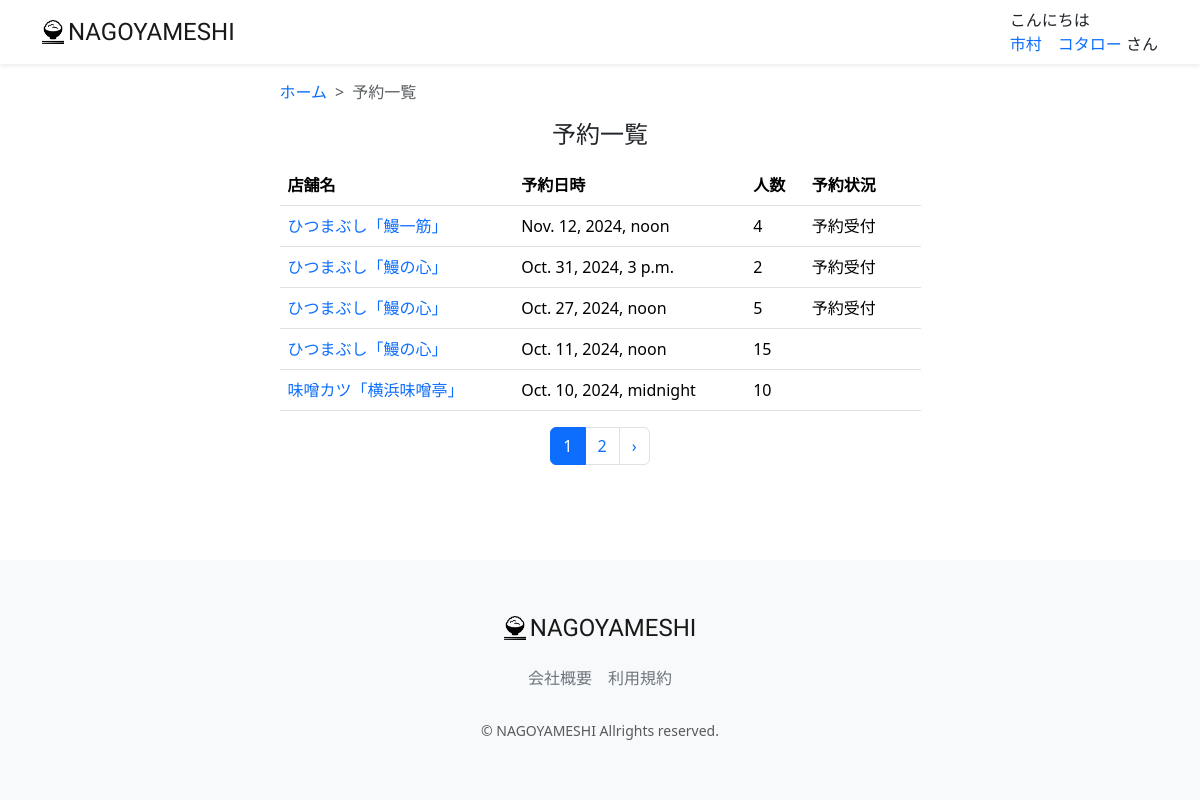
The app's page /reservation-list/ (signed in), older data.
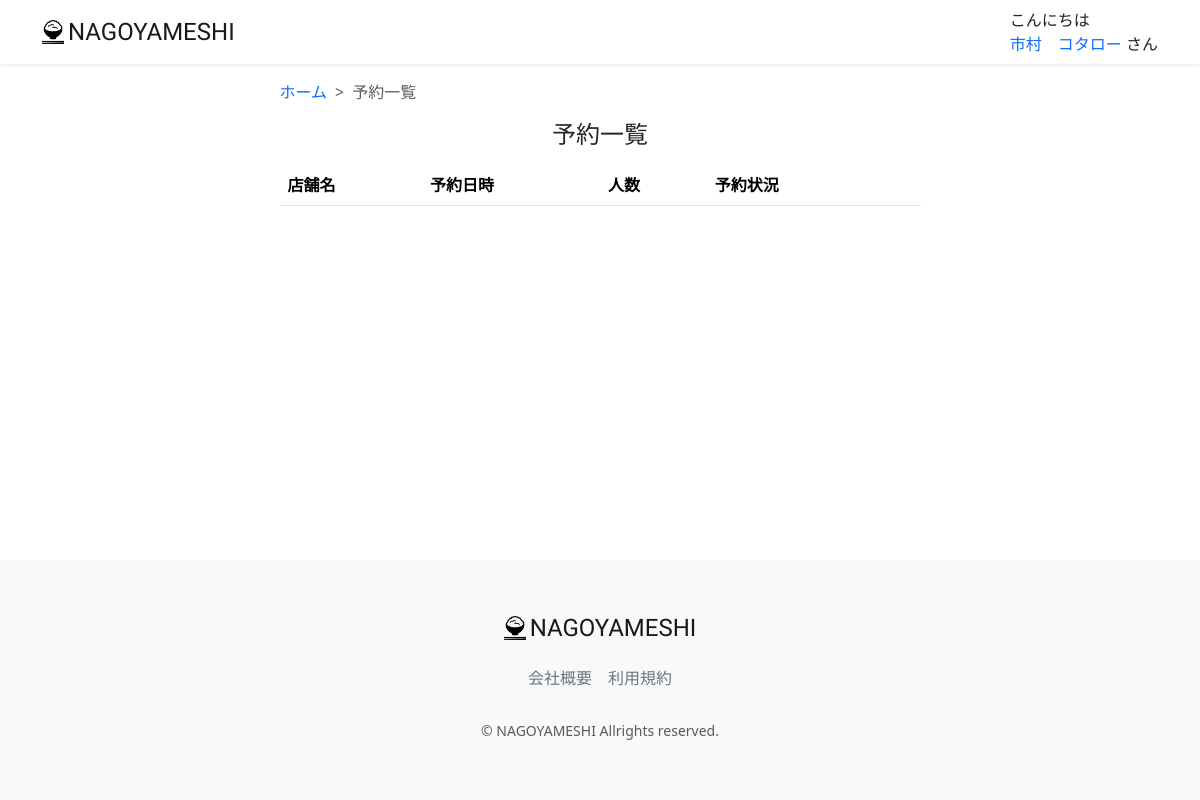
The same page, newer data.
### restaurant/models.py (models this page shows, shortened)
class Reservation(models.Model):
    STATUS_TYPES = (
        ("予約受付","予約受付"),
        ("予約完了","予約完了"),
        ("予約取消","予約取消"),
    )
    restaurant = models.ForeignKey(Restaurant, verbose_name="店名", on_delete=models.PROTECT)
    user = models.ForeignKey(CustomUser, verbose_name="会員氏名", on_delete=models.PROTECT)
    reservation_date = models.DateTimeField("予約日", auto_now_add=False, blank=True, null=True)
    reservation_time = models.TimeField("時刻", auto_now_add=False, default='18:00', blank=True, null=True)
    number_of_people = models.PositiveIntegerField("人数", blank=True, null=True)
    status = models.CharField("予約ステータス", max_length=50, choices=STATUS_TYPES, blank=True)
    created_at = models.DateTimeField("登録日", auto_now_add=True)
    updated_at = models.DateTimeField("更新日", auto_now=True)
    deleted_at = models.DateTimeField("削除日", auto_now=True)
    class Meta:
        verbose_name_plural = "Reservation"
        constraints = [
            models.UniqueConstraint(fields=['restaurant', 'user', 'reservation_date'], name='unique_reservation')
        ]

class Restaurant(models.Model):
    name = models.CharField("店名",max_length=200, blank=False, null=False)
    description = models.CharField(verbose_name='説明', max_length=200, blank=True, null=True)
    postal_code_regex = RegexValidator(regex=r'^[0-9]+$', message = ("Postal Code must be entered in the format: '1234567'. Up to 7 digits allowed."))
    postal_code = models.CharField(validators=[postal_code_regex], max_length=7, verbose_name='郵便番号', blank=False, null=False)
    address = models.CharField("住所", max_length=200)
    tel_number_regex = RegexValidator(regex=r'^[0-9]+$', message = ("Tel Number must be entered in the format: '09012345678'. Up to 15 digits allowed."))
    tel_number = models.CharField(validators=[tel_number_regex], max_length=15, verbose_name='電話番号', blank=False, null=False)
    e_mail = models.EmailField("E-Mail", blank=True, null=True)
    url = models.URLField("店舗URL", blank=True, null=True)
    price_max = models.PositiveIntegerField("予算上限", blank=True, null=True)
    price_min = models.PositiveIntegerField("予算下限", blank=True, null=True)
    rate = models.FloatField(verbose_name="レート", default=0.0)
    min_varidator = MinValueValidator(0)
    max_varidator = MaxValueValidator(1000)
    seats_number = models.IntegerField("席数", blank=True, null=True, validators=[min_varidator, max_varidator])
    close_day_of_week = models.CharField("定休日", max_length=50, blank=True, null=True)
    category = models.ForeignKey(Category, on_delete=models.PROTECT, blank=True, null=True)
    photo = models.ImageField(verbose_name='写真', blank=True, null=True)
    created_at = models.DateTimeField("登録日", auto_now_add=True)
    updated_at = models.DateTimeField("更新日", auto_now_add=True)
    deleted_at = models.DateTimeField("削除日", auto_now_add=True)
    class Meta:
        verbose_name_plural = "Restaurant"
        constraints = [
            models.UniqueConstraint(fields=['name', 'postal_code'], name='unique_restaurant')
        ]

### restaurant/views.py (the view)
# urls.py: path("reservation-list/", views.ReservationListView.as_view(), name="reservation_list"),
class ReservationListView(generic.ListView):
    model = models.Reservation
    template_name = 'reservation/reservation_list.html'
    paginate_by = 5
    def get_queryset(self):
        queryset =models.Reservation.objects.filter(user_id=self.request.user.id).order_by('-reservation_date')
        for rest in queryset:
            print(f'restaurant:{rest.restaurant.name} reservation:{rest.reservation_date}')
            print(type(rest.reservation_date))
        return queryset
    def get_context_data(self, **kwargs):
        context = super(ReservationListView, self).get_context_data(**kwargs)
        context.update({'today': datetime.today().astimezone(),})
        return context

### restaurant/templatetags/custom_tag.py (called while the page is built)
@register.filter
def honor(val):
    return 'さん'

@register.filter
def greet(val):
    greeting = 'ようこそ'
    now = datetime.datetime.now()
    if now.hour <= 8:
        greeting = 'おはようございます'
    elif now.hour <= 18:
        greeting = 'こんにちは'
    else:
        greeting = 'こんばんは'
    return f'{greeting}'

### restaurant/templates/reservation/reservation_list.html (shortened to what this page needs)
{% extends "layout/base.html" %}
{% load static %}
{% block content %}
<main>
    <div class="container nagoyameshi-container pb-5">
        <div class="row justify-content-center">
            <div class="col-xxl-6 col-xl-7 col-lg-8 col-md-10">
                <nav class="my-3" style="--bs-breadcrumb-divider: '>';" aria-label="breadcrumb">
                    <ol class="breadcrumb mb-0">
                        <li class="breadcrumb-item">
                            <a href="{% url 'top_page' %}">ホーム</a>
                        </li>
                        <li class="breadcrumb-item active" aria-current="page">予約一覧</li>
                    </ol>
                </nav>
                <h1 class="mb-3 text-center">予約一覧</h1>
                <table class="table">
                    <thead>
                        <tr>
                            <th scope="col">店舗名</th>
                            <th scope="col">予約日時</th>
                            <th scope="col">人数</th>
                            <th scope="col">予約状況</th>
                            <th scope="col"></th>
                        </tr>
                    </thead>
                    <tbody>
                        {% for reserve in object_list %}
                                <tr>
                                    <td>
                                        <a href="{% url 'restaurant_detail' reserve.restaurant.id %}">
                                            {{ reserve.restaurant.name }}
                                        </a>
                                    </td>
                                    <td>{{ reserve.reservation_date }} </td>
                                    <td>{{ reserve.number_of_people }}</td>
                                    <td>{{ reserve.status}}</td>
                                    <td>
                                    </td>
                                </tr>
                        {% endfor %}
                    </tbody>
                </table>
                {% if is_paginated %}
                    <div class="d-flex justify-content-center">
                        <nav>
                            <ul class="pagination">
                                {% for page_num in page_obj.paginator.page_range %}
                                    {% if page_obj.number == page_num %}
                                        <li class="page-item active" aria-current="page">
                                            <span class="page-link">
                                                {{page_num }}
                                            </span>
                                        </li>
                                    {% else %}
                                        <li class="page-item">
                                            <a class="page-link" href="?page={{ page_num }}">{{ page_num }}</a>
                                        </li>
                                    {% endif %}
                                {% endfor %}
                                {% if page_obj.has_next %}
                                    <li class="page-item">
                                        <a class="page-link" href="?page={{page_obj.next_page_number }}" rel="next" aria-label="次 &raquo;">
                                            &rsaquo;
                                        </a>
                                    </li>
                                {% endif %}
                            </ul>
                        </nav>
                    </div>
                {% endif %}
            </div>
        </div>
    </div>
</main>
{% endblock %}

Row changes from the older to the newer data that the page shows:
removed Reservation: restaurant.name "ひつまぶし「鰻一筋」", reservation_date "Nov. 12, 2024, noon", number_of_people "4", status "予約受付"
removed Reservation: restaurant.name "ひつまぶし「鰻の心」", reservation_date "Oct. 31, 2024, 3 p.m.", number_of_people "2", status "予約受付"
removed Reservation: restaurant.name "ひつまぶし「鰻の心」", reservation_date "Oct. 27, 2024, noon", number_of_people "5", status "予約受付"
removed Reservation: restaurant.name "ひつまぶし「鰻の心」", reservation_date "Oct. 11, 2024, noon", number_of_people "15"
removed Reservation: restaurant.name "味噌カツ「横浜味噌亭」", reservation_date "Oct. 10, 2024, midnight", number_of_people "10"
Text that changed along with them:
list line gone: "1"
list line gone: "2"
